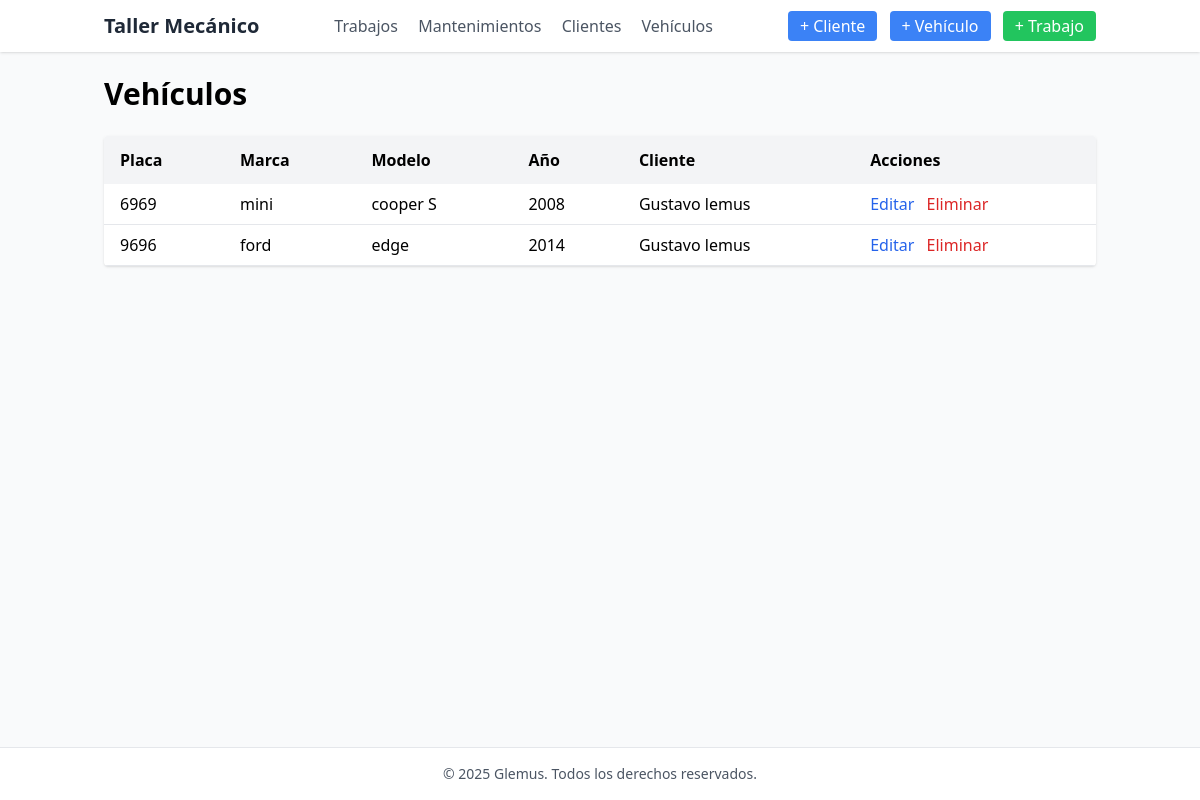
/vehiculos/, run on an earlier commit of the app's database.
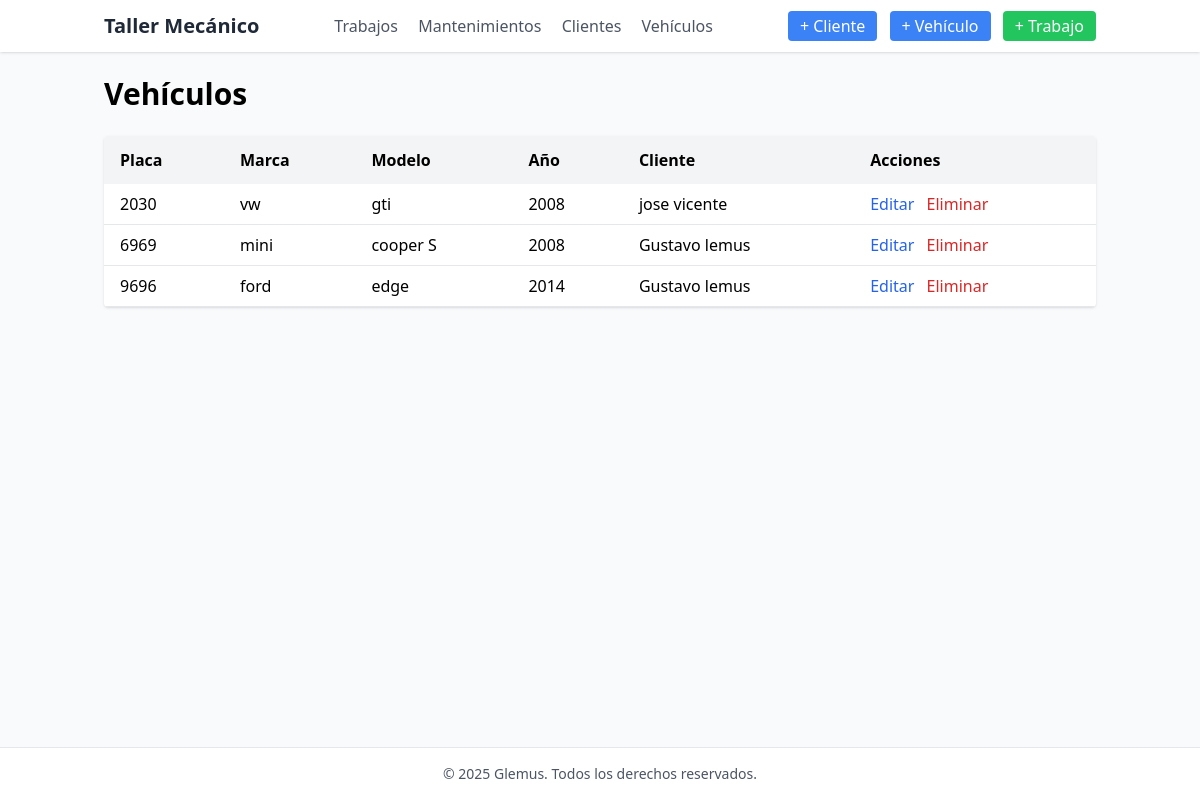
And on a later commit of the database.
### core/models.py (models this page shows, shortened)
class Vehiculo(models.Model):
    cliente = models.ForeignKey(Cliente, on_delete=models.CASCADE)
    placa = models.CharField(max_length=20)
    marca = models.CharField(max_length=50)
    modelo = models.CharField(max_length=50)
    anio = models.PositiveSmallIntegerField(verbose_name="Año")
    kilometraje_actual = models.PositiveIntegerField(default=0)

class Cliente(models.Model):
    nombre = models.CharField(max_length=100)
    telefono = models.CharField(max_length=20)
    email = models.EmailField()
    direccion = models.CharField(max_length=200)

### core/views.py (the view)
# urls.py: path('vehiculos/', views.VehiculoList.as_view(), name='vehiculo_list'),
class VehiculoList(ListView):
    model = Vehiculo
    template_name = 'core/vehiculo_list.html'
    context_object_name = 'vehiculos'
    ordering = ['placa']
    paginate_by = 10

### core/context_processors.py (called while the page is built)
def current_year(request):
    return {
        'year': datetime.now().year
    }

### core/templates/core/vehiculo_list.html (shortened to what this page needs)
{% extends "core/base.html" %}
{% block content %}
  <h1 class="text-3xl font-semibold mb-6">Vehículos</h1>
  <div class="overflow-x-auto bg-white shadow rounded">
    <table class="min-w-full">
      <thead class="bg-gray-100 text-left">
        <tr>
          <th class="px-4 py-3">Placa</th>
          <th class="px-4 py-3">Marca</th>
          <th class="px-4 py-3">Modelo</th>
          <th class="px-4 py-3">Año</th>
          <th class="px-4 py-3">Cliente</th>
          <th class="px-4 py-3">Acciones</th>
        </tr>
      </thead>
      <tbody>
        {% for v in vehiculos %}
        <tr class="border-b hover:bg-gray-50">
          <td class="px-4 py-2">{{ v.placa }}</td>
          <td class="px-4 py-2">{{ v.marca }}</td>
          <td class="px-4 py-2">{{ v.modelo }}</td>
          <td class="px-4 py-2">{{ v.anio }}</td>
          <td class="px-4 py-2">{{ v.cliente.nombre }}</td>
          <td class="px-4 py-2 space-x-2">
            <a href="{% url 'vehiculo_edit' v.pk %}" class="text-blue-600 hover:underline">Editar</a>
            <a href="{% url 'vehiculo_delete' v.pk %}" class="text-red-600 hover:underline">Eliminar</a>
          </td>
        </tr>
        {% empty %}
        <tr>
          <td colspan="6" class="px-4 py-6 text-center text-gray-500">No hay vehículos.</td>
        </tr>
        {% endfor %}
      </tbody>
    </table>
  </div>
{% endblock %}

### core/templates/core/base.html (shortened to what this page needs)
<!DOCTYPE html>
<html lang="es">
<head>
  <script src="https://cdn.tailwindcss.com"></script>
</head>
<body class="bg-gray-50 min-h-screen flex flex-col">
  <nav class="bg-white shadow flex-none">
    <div class="container mx-auto px-4 py-3 flex items-center justify-between">
      <div class="text-xl font-bold text-gray-800">Taller Mecánico</div>
      <div class="space-x-4">
        <a href="{% url 'lista_trabajos' %}" class="text-gray-600 hover:text-gray-900">Trabajos</a>
        <a href="{% url 'mantenimientos' %}" class="text-gray-600 hover:text-gray-900">Mantenimientos</a>
        <a href="{% url 'cliente_list' %}" class="text-gray-600 hover:text-gray-900">Clientes</a>
        <a href="{% url 'vehiculo_list' %}" class="text-gray-600 hover:text-gray-900">Vehículos</a>
      </div>
      <div class="space-x-2">
        <a href="{% url 'cliente_nuevo' %}" class="px-3 py-1 bg-blue-500 text-white rounded hover:bg-blue-600 transition">+ Cliente</a>
        <a href="{% url 'vehiculo_nuevo' %}" class="px-3 py-1 bg-blue-500 text-white rounded hover:bg-blue-600 transition">+ Vehículo</a>
        <a href="{% url 'trabajo_nuevo' %}" class="px-3 py-1 bg-green-500 text-white rounded hover:bg-green-600 transition">+ Trabajo</a>
      </div>
    </div>
  </nav>
  <main class="container mx-auto px-4 py-6 flex-grow">
    {% block content %}{% endblock %}
  </main>
  <footer class="bg-white border-t flex-none">
    <div class="container mx-auto px-4 py-4 text-center text-gray-600 text-sm">
      &copy; {{ year }} Glemus. Todos los derechos reservados.
    </div>
  </footer>
</body>
</html>

What changed in the data, as far as the page shows it:
added Vehiculo: placa "2030", marca "vw", modelo "gti", anio "2008", cliente.nombre "jose vicente"
